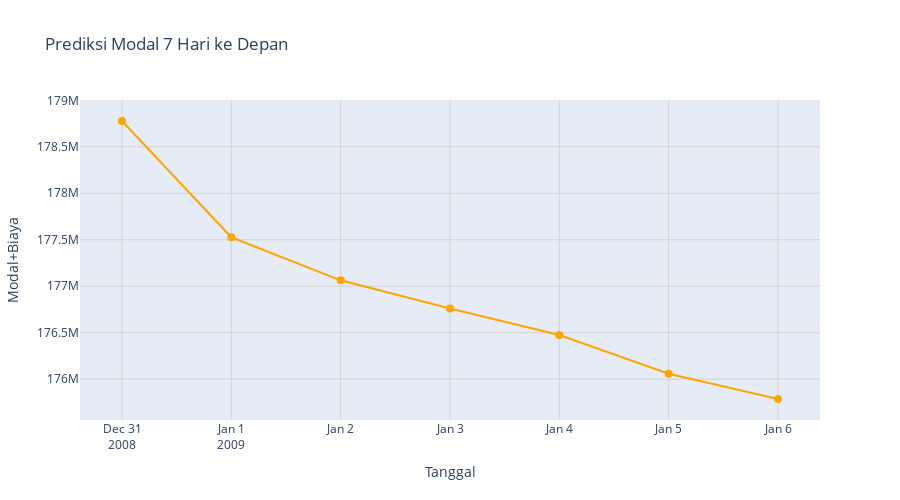

Write notebook code for a chart like this one.
### Code cell
fn.plot_future_predictions(future_dates, future_predictions)

### Figure 1 — Plotly figure (JSON) as saved in the notebook; plotly's stock layout.template omitted (floating-point values rounded to 4 significant figures)
{"data": [{"line": {"color": "orange", "width": 2}, "marker": {"color": "orange", "size": 8}, "mode": "lines+markers", "name": "Prediksi Modal Masa Depan", "type": "scatter", "x": ["2008-12-31", "2009-01-01", "2009-01-02", "2009-01-03", "2009-01-04", "2009-01-05", "2009-01-06"], "y": [178800000.0, 177500000.0, 177100000.0, 176800000.0, 176500000.0, 176100000.0, 175800000.0]}], "layout": {"height": 500, "hovermode": "x unified", "legend": {"title": {"text": "Legend"}}, "title": {"text": "Prediksi Modal 7 Hari ke Depan"}, "xaxis": {"gridcolor": "LightGray", "gridwidth": 1, "showgrid": true, "title": {"text": "Tanggal"}}, "yaxis": {"gridcolor": "LightGray", "gridwidth": 1, "showgrid": true, "title": {"text": "Modal+Biaya"}}}}
